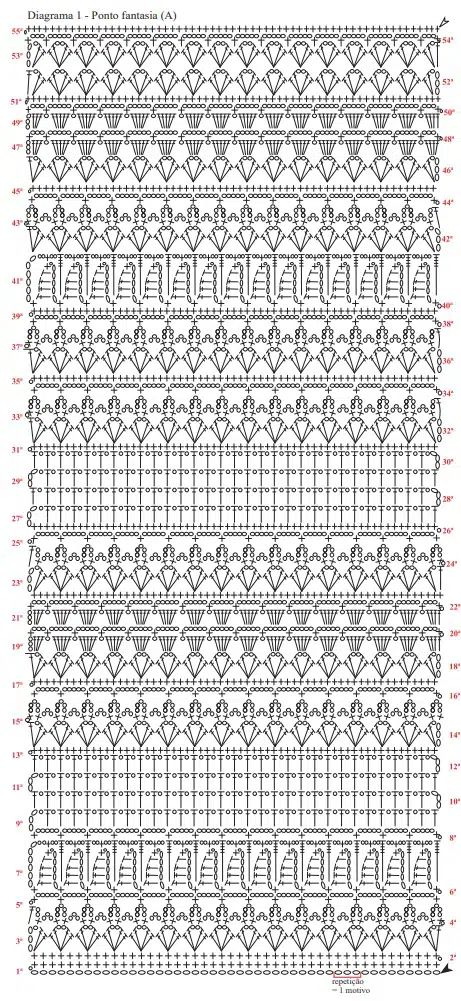
#> input picture data/examples/11.jpg, 461 x 1001 px
$ python -i scheme_parser.py   (imports and definitions only)
#> lines starting #> are read from the running program, lines starting #| are printed output that depends on the picture; after the words box and inside, x2 and y2 are one past the last pixel; in counts of white or black regions, pixels touching at a corner belong together
"""
scheme_parser.py

Parses a granny square crochet scheme image and returns cropped symbol images.
Only the top triangle of the scheme is processed (it contains all unique symbols
due to the 4-fold symmetry of granny squares).
"""

from __future__ import annotations
from dataclasses import dataclass, field
from pathlib import Path

import cv2 as cv
import numpy as np


@dataclass
class Symbol:
    """A single detected symbol crop with its position in the original image."""
    image: np.ndarray          # grayscale crop, already padded
    bbox: tuple[int, int, int, int]  # (x, y, w, h) in original image coords
    area: float
    circularity: float
    aspect_ratio: float


@dataclass
class ParserConfig:
    """Tunable parameters for the scheme parser."""
    morph_kernel_size: int = 3      # morphological closing kernel (bridges gaps in circles)
    padding: int = 4                # px padding around each crop
    min_area: float = 100           # contour area lower bound (filters noise)
    max_area: float = 8000          # contour area upper bound (filters image border)
    min_circularity: float = 0.55   # roundness threshold (circles ≈ 1.0)
    min_aspect_ratio: float = 0.5   # width/height lower bound
    max_aspect_ratio: float = 2.0   # width/height upper bound


class SchemeParser:
    """
    Parses a granny square crochet scheme image and returns detected symbol crops.

    Usage:
        parser = SchemeParser()
        symbols = parser.parse("data/raw/easy/2.png")
        for sym in symbols:
            cv.imshow("symbol", sym.image)
            cv.waitKey(0)
    """

    def __init__(self, config: ParserConfig | None = None):
        self.config = config or ParserConfig()

    # ------------------------------------------------------------------
    # Public API
    # ------------------------------------------------------------------

    def parse(self, image_path: str | Path) -> list[Symbol]:
        """
        Load a scheme image and return a list of detected Symbol objects.

        Args:
            image_path: path to the input scheme image (.png / .jpg)

        Returns:
            List of Symbol objects, one per detected symbol in the top triangle.
        """
        img = self._load(image_path)
        gray = self._to_grayscale(img)
        masked = self._apply_triangle_mask(gray)
        binary = self._threshold(masked)
        closed = self._close_gaps(binary)
        contours = self._find_contours(closed)
        symbols = self._extract_symbols(gray, contours)
        return symbols

    # ------------------------------------------------------------------
    # Pipeline steps (private)
    # ------------------------------------------------------------------

    def _load(self, image_path: str | Path) -> np.ndarray:
#> called with image_path = 'data/examples/11.jpg'
        img = cv.imread(str(image_path))
#> img is the input picture: shape (1001, 461, 3); mean B, G, R 213.3, 213.3, 213.5
        if img is None:
            raise FileNotFoundError(f"Could not read image: {image_path}")
        return img

    def _to_grayscale(self, img: np.ndarray) -> np.ndarray:
        return cv.cvtColor(img, cv.COLOR_BGR2GRAY)

    def _apply_triangle_mask(self, gray: np.ndarray) -> np.ndarray:
        """
        Mask out everything except the top triangle of the image.
        Granny squares have 4-fold symmetry, so the top triangle holds
        all unique symbols — no need to process the full image.
        """
        h, w = gray.shape
#> h = 1001; w = 461
        mask = np.zeros_like(gray, dtype=np.uint8)
        triangle = np.array([[0, 0], [w, 0], [w // 2, h // 2]], dtype=np.int32)
#> triangle = [[0, 0], [461, 0], [230, 500]]
        cv.fillPoly(mask, [triangle], 255)
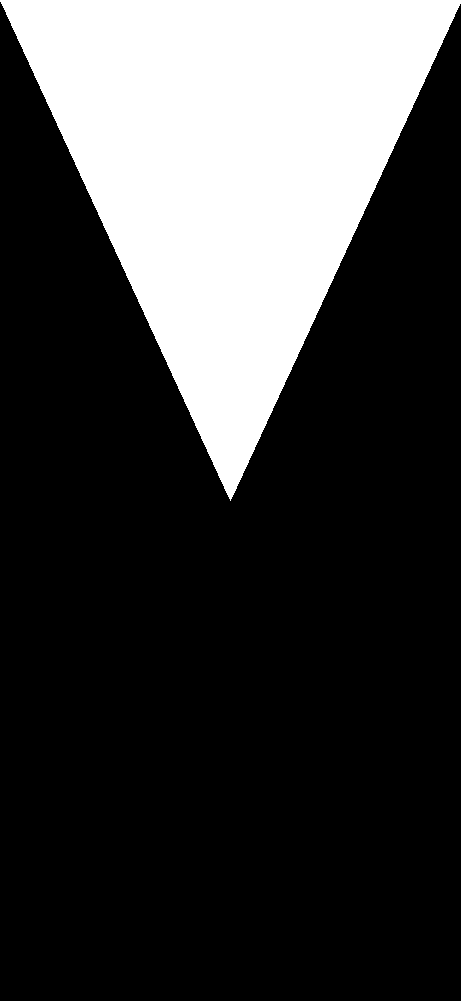
#> mask: shape (1001, 461); 25.1% white; 1 white region, box (x1, y1, x2, y2) and area: (0, 0, 461, 501) 115966
        return cv.bitwise_and(gray, gray, mask=mask)
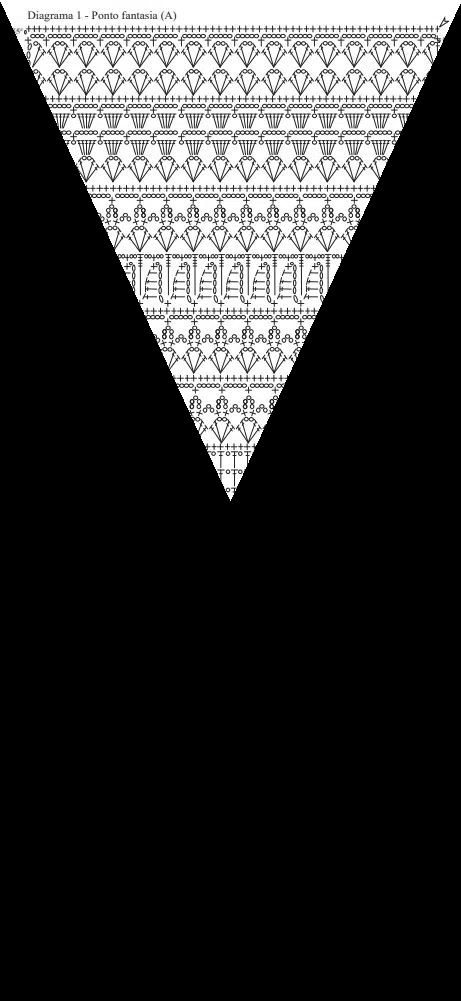
#> returned value: shape (1001, 461); min 0, max 255, mean 52.6

    def _threshold(self, masked: np.ndarray) -> np.ndarray:
        """
        Binarise with Otsu then invert so symbols are white on black.
        Inversion is required for correct morphological closing: we want
        to close gaps in white symbol outlines, not in the background.
        """
        _, thresh = cv.threshold(masked, 0, 255, cv.THRESH_BINARY + cv.THRESH_OTSU)
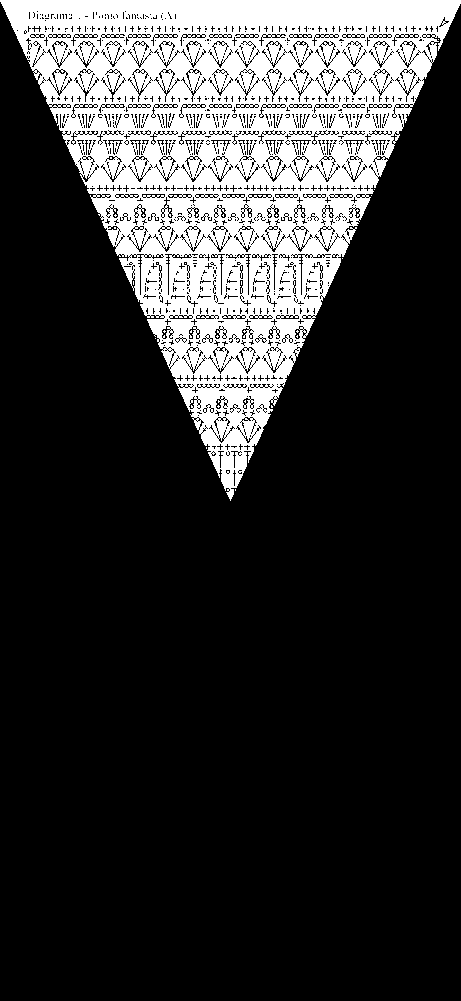
#> thresh: shape (1001, 461); 21.1% white; 30 white regions (29 under 20 px), largest, box (x1, y1, x2, y2) and area: (0, 0, 461, 501) 97347
        return cv.bitwise_not(thresh)

    def _close_gaps(self, binary: np.ndarray) -> np.ndarray:
        """
        Morphological closing to bridge small gaps in drawn circle outlines.
        Crochet schemes are often scanned or printed with minor discontinuities.
        """
        kernel = cv.getStructuringElement(
            cv.MORPH_ELLIPSE,
            (self.config.morph_kernel_size, self.config.morph_kernel_size)
        )
        return cv.morphologyEx(binary, cv.MORPH_CLOSE, kernel)
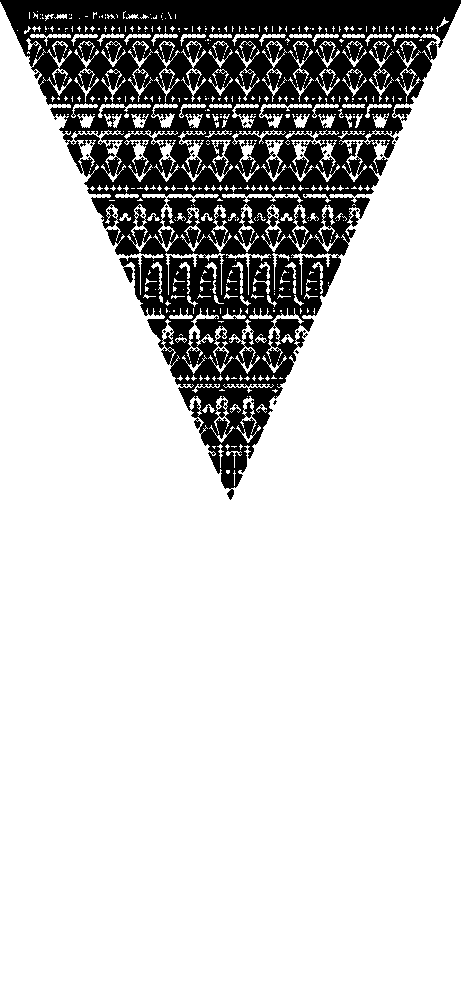
#> returned value: shape (1001, 461); 80.5% white; 31 black regions (29 under 20 px)

    def _find_contours(self, binary: np.ndarray) -> list:
        contours, _ = cv.findContours(binary, cv.RETR_TREE, cv.CHAIN_APPROX_SIMPLE)
#> contours = 733 contours, 558 with area under 20; largest, box (x1, y1, x2, y2) and area: (0, 2, 461, 1001) 348178, (142, 194, 219, 252) 366, (367, 133, 396, 159) 328, (66, 140, 84, 175) 276, (285, 130, 339, 168) 270
        return contours

    def _extract_symbols(
        self, gray: np.ndarray, contours: list
    ) -> list[Symbol]:
        """
        Filter contours by shape and crop symbol patches from the grayscale image.
        """
        cfg = self.config
        symbols = []

        for c in contours:
            ar, circularity, area = self._shape_features(c)

            if not (cfg.min_aspect_ratio < ar < cfg.max_aspect_ratio):
                continue
            if circularity < cfg.min_circularity:
                continue
            if not (cfg.min_area < area < cfg.max_area):
                continue

            x, y, w, h = cv.boundingRect(c)
            x1 = max(x - cfg.padding, 0)
            y1 = max(y - cfg.padding, 0)
            x2 = min(x + w + cfg.padding, gray.shape[1])
            y2 = min(y + h + cfg.padding, gray.shape[0])

            crop = gray[y1:y2, x1:x2]
            symbols.append(Symbol(
                image=crop,
                bbox=(x, y, w, h),
                area=area,
                circularity=circularity,
                aspect_ratio=ar,
            ))
#> this loop made 733 passes
#> (aspect_ratio in _shape_features, area, perimeter in _shape_features, circularity) on passes 3, 8, 9: (0.941, 20, 79.6, 0.0397), (0.292, 21, 59.11, 0.0755), (1.39, 41, 98.71, 0.0529)
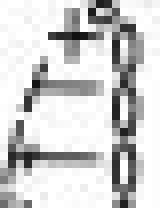
#> crop: shape (26, 20) (shown 8 times larger); min 17, max 255, mean 207.5
#> after the loop, symbols = 1 item

        return symbols

    # ------------------------------------------------------------------
    # Helpers
    # ------------------------------------------------------------------

    @staticmethod
    def _shape_features(contour) -> tuple[float, float, float]:
        """Returns (aspect_ratio, circularity, area) for a contour."""
        x, y, w, h = cv.boundingRect(contour)
        aspect_ratio = w / h if h > 0 else 0
        area = cv.contourArea(contour)
        perimeter = cv.arcLength(contour, True)
        circularity = (4 * np.pi * area / perimeter ** 2) if perimeter > 0 else 0
        return aspect_ratio, circularity, area

    def save_crops(
        self,
        symbols: list[Symbol],
        output_dir: str | Path,
        prefix: str = "symbol",
    ) -> None:
        """Save all symbol crops to a directory as numbered PNG files."""
        output_dir = Path(output_dir)
        output_dir.mkdir(parents=True, exist_ok=True)
        for i, sym in enumerate(symbols):
            cv.imwrite(str(output_dir / f"{prefix}_{i:04d}.png"), sym.image)
        print(f"Saved {len(symbols)} crops to {output_dir}/")

>>> result = SchemeParser().parse('data/examples/11.jpg')
#> result = 1 item
